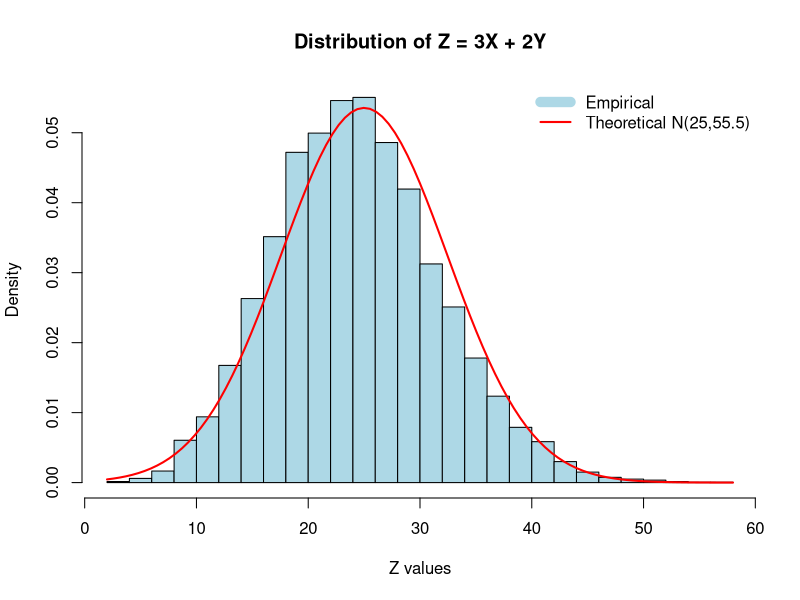

This chart was generated by the following R code:
# Simulation in R

# Set seed for reproducibility
set.seed(123)

# Number of simulations
n_sim <- 10000

# Simulate X and Y from binomial distributions
X <- rbinom(n_sim, size = 50, prob = 0.10)
Y <- rbinom(n_sim, size = 20, prob = 0.25)

# Compute Z = 3X + 2Y
Z <- 3 * X + 2 * Y

# Calculate empirical mean and variance
empirical_mean <- mean(Z)
empirical_var <- var(Z)

# Plot histogram with normal curve overlay
hist(Z, breaks = 30, probability = TRUE,
     main = "Distribution of Z = 3X + 2Y",
     xlab = "Z values", col = "lightblue")

curve(dnorm(x, mean = 25, sd = sqrt(55.5)),
      add = TRUE, col = "red", lwd = 2)

legend("topright",
       legend = c("Empirical", "Theoretical N(25,55.5)"),
       col = c("lightblue", "red"),
       lwd = c(10, 2),
       bty = "n")
